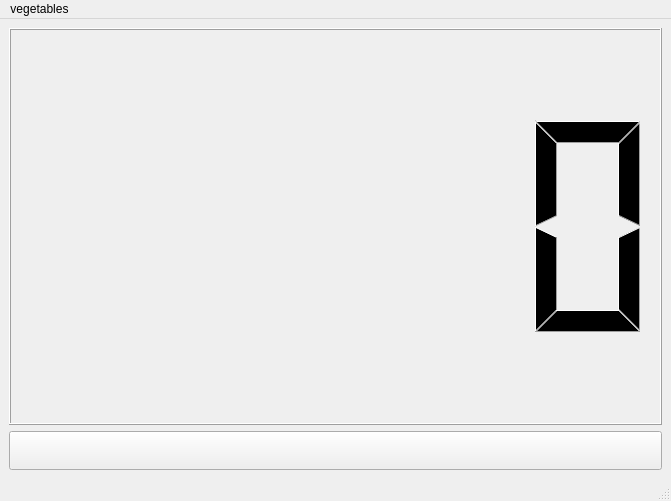
<?xml version="1.0" encoding="UTF-8"?>
<ui version="4.0">
 <class>MainWindow</class>
 <widget class="QMainWindow" name="MainWindow">
  <property name="geometry">
   <rect>
    <x>0</x>
    <y>0</y>
    <width>671</width>
    <height>501</height>
   </rect>
  </property>
  <property name="windowTitle">
   <string>MainWindow</string>
  </property>
  <widget class="QWidget" name="centralwidget">
   <layout class="QVBoxLayout" name="verticalLayout">
    <item>
     <widget class="QLCDNumber" name="lcdNumber"/>
    </item>
    <item>
     <widget class="QPushButton" name="datepushButton">
      <property name="font">
       <font>
        <pointsize>20</pointsize>
        <weight>75</weight>
        <bold>true</bold>
       </font>
      </property>
      <property name="text">
       <string/>
      </property>
     </widget>
    </item>
   </layout>
  </widget>
  <widget class="QMenuBar" name="menubar">
   <property name="geometry">
    <rect>
     <x>0</x>
     <y>0</y>
     <width>671</width>
     <height>25</height>
    </rect>
   </property>
   <widget class="QMenu" name="menu">
    <property name="title">
     <string>vegetables</string>
    </property>
    <addaction name="monitoraction"/>
    <addaction name="temandhhumaction"/>
    <addaction name="illuminationaction"/>
    <addaction name="CO2action"/>
   </widget>
   <addaction name="menu"/>
  </widget>
  <widget class="QStatusBar" name="statusbar"/>
  <action name="temandhhumaction">
   <property name="text">
    <string>temandhum</string>
   </property>
  </action>
  <action name="illuminationaction">
   <property name="text">
    <string>illumination</string>
   </property>
  </action>
  <action name="CO2action">
   <property name="text">
    <string>CO2</string>
   </property>
  </action>
  <action name="monitoraction">
   <property name="text">
    <string>monitor</string>
   </property>
  </action>
 </widget>
 <resources/>
 <connections/>
</ui>
